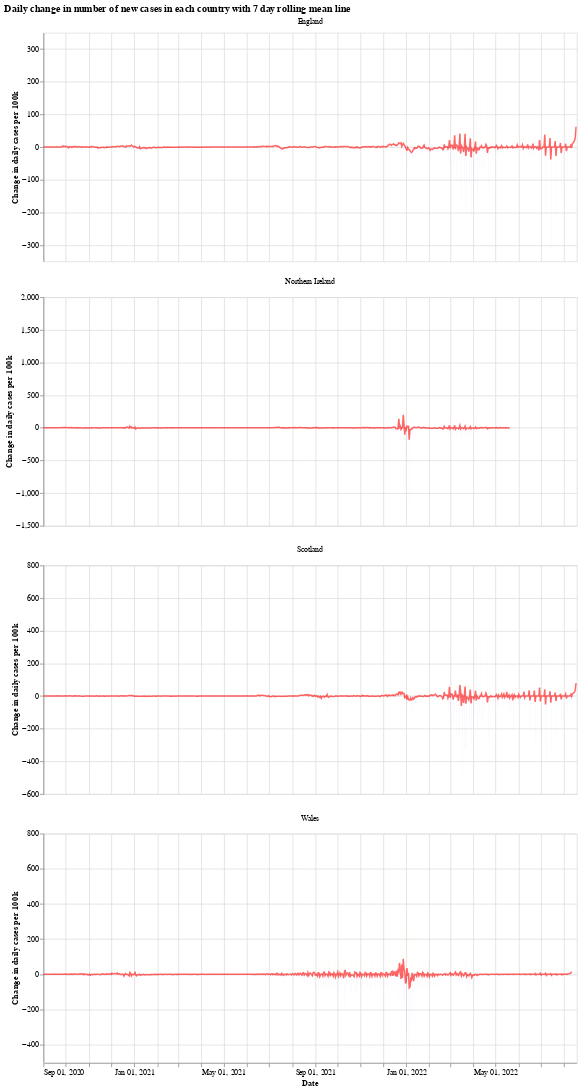

This figure's notebook cell:
### Markdown cell above
We will use the Python library `Altair` for visualising the data, see the [altair docs](https://altair-viz.github.io/) for more information.

First we have a graph which shows the daily change in the number of new cases for each country. This number jumps up and down all over the place, which is likely due to delay in reporting of new cases over the weekend. Another interesting thing is that it looks like the daily cases in Wales experienced a much shorter period of calm over the summer (calm in the sense of daily cases not jumping up and down).

The orange bars are days when the number of new cases (per 100k population) was more than the previous day, while the blue are days when the number of new cases dropped. The red line is the 7 day moving average. 

When the moving average line is below 0, it means that there is a consistent drop in new cases. We can see this clearly happening around the times that lockdowns were introduced (though, to varying degrees). I will update the graphs soon with a marker of when each lockdown started.

### Code cell
# collapse
import altair as alt

bars = alt.Chart(uk_cases).mark_bar().encode(
    x=alt.X("yearmonthdate(date):T", axis=alt.Axis(title='Date')),
    y=alt.Y("casesChangeRate:Q", axis=alt.Axis(title='Change in daily cases per 100k')),
    tooltip='casesChange',
    color=alt.condition(
        alt.datum.casesChangeRate > 0,
        alt.value("orange"),  # The positive color
        alt.value("blue")  # The negative color
    )
).properties(title='Daily change in number of new cases with 7 day rolling mean',width=700).interactive()

line = alt.Chart(uk_cases).mark_line(
    color='red',
    size=2,
    opacity=0.6
).transform_window(
    rolling_mean='mean(casesChangeRate)',
    frame=[0, 7],
    groupby=['areaName']
).encode(
    x='yearmonthdate(date):T',
    y='rolling_mean:Q'
)

alt.layer(bars, line, data=uk_cases).facet(alt.Column(
    'areaName', title=''), columns=1).resolve_scale(y='independent').properties(title='Daily change in number of new cases in each country with 7 day rolling mean line')

### Figure 1 — Vega-Lite specification as saved in the notebook (floating-point values rounded to 4 significant figures; data arrays with more than 128 entries replaced by an {"elided": "..."} marker saying what was removed)
{"config": {"view": {"continuousWidth": 400, "continuousHeight": 300}}, "data": {"name": "data-29181866f4df3480b4323977ae247144"}, "facet": {"type": "nominal", "field": "areaName", "title": ""}, "spec": {"layer": [{"mark": "bar", "encoding": {"color": {"condition": {"value": "orange", "test": "(datum.casesChangeRate > 0)"}, "value": "blue"}, "tooltip": {"type": "quantitative", "field": "casesChange"}, "x": {"type": "temporal", "axis": {"title": "Date"}, "field": "date", "timeUnit": "yearmonthdate"}, "y": {"type": "quantitative", "axis": {"title": "Change in daily cases per 100k"}, "field": "casesChangeRate"}}, "selection": {"selector001": {"type": "interval", "bind": "scales", "encodings": ["x", "y"]}}, "title": "Daily change in number of new cases with 7 day rolling mean", "width": 700}, {"mark": {"type": "line", "color": "red", "opacity": 0.6, "size": 2}, "encoding": {"x": {"type": "temporal", "field": "date", "timeUnit": "yearmonthdate"}, "y": {"type": "quantitative", "field": "rolling_mean"}}, "transform": [{"window": [{"op": "mean", "field": "casesChangeRate", "as": "rolling_mean"}], "frame": [0, 7], "groupby": ["areaName"]}]}]}, "columns": 1, "resolve": {"scale": {"y": "independent"}}, "title": "Daily change in number of new cases in each country with 7 day rolling mean line", "$schema": "https://vega.github.io/schema/vega-lite/v4.8.1.json", "datasets": {"data-29181866f4df3480b4323977ae247144": {"elided": "2769 records"}}}
